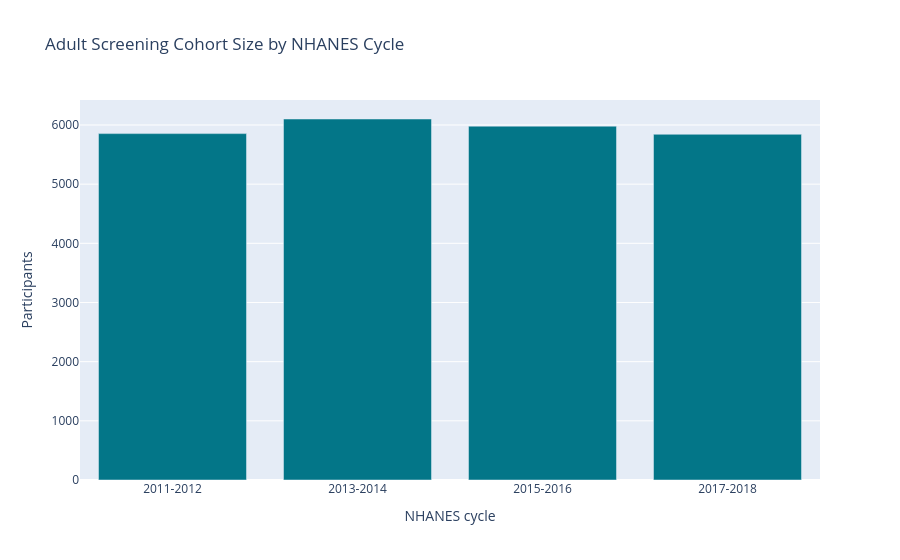
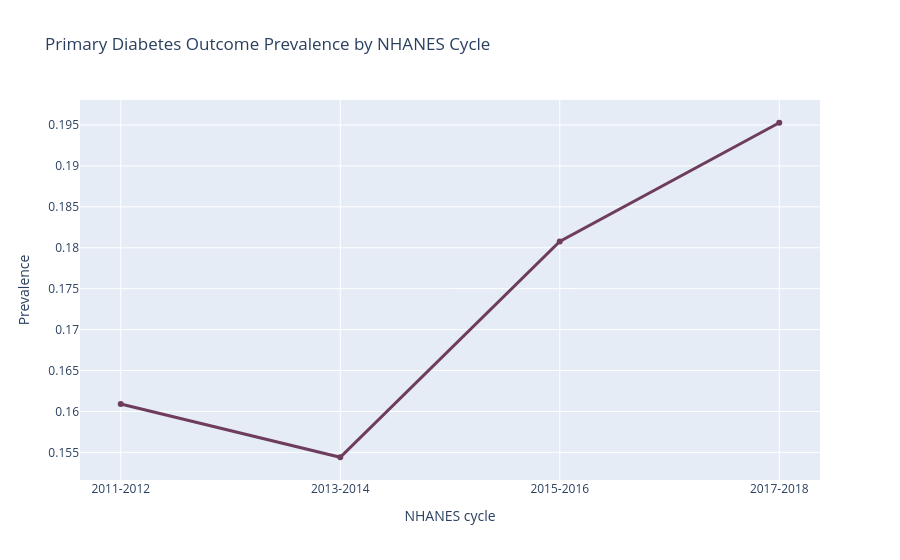
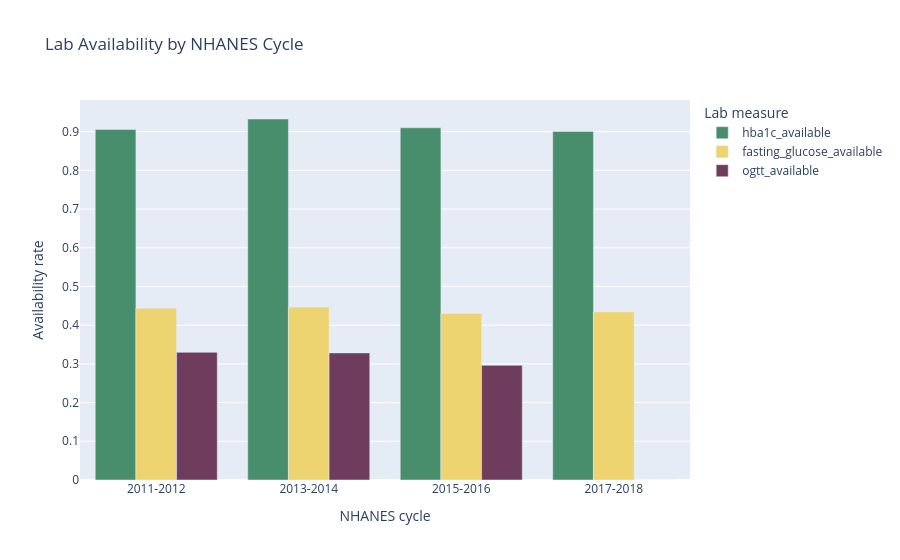

These figures' notebook cell, in order:
### Code cell
plot_df = initial_screening_cohort.copy()

cycle_summary = (
    plot_df
    .groupby("cycle", observed=True)
    .agg(
        n=("SEQN", "count"),
        diabetes_prevalence=("primary_target", "mean"),
        hba1c_available=("has_hba1c", "mean"),
        fasting_glucose_available=("has_fasting_glucose", "mean"),
        ogtt_available=("has_ogtt", "mean")
    )
    .reset_index()
)

display(cycle_summary)

cycle_summary.to_csv(TABLE_DIR / "step6_cycle_level_quality_summary.csv", index=False)

fig = px.bar(
    cycle_summary,
    x="cycle",
    y="n",
    title="Adult Screening Cohort Size by NHANES Cycle",
    labels={"n": "Participants", "cycle": "NHANES cycle"},
    color_discrete_sequence=[PROJECT_COLORS["teal_dark"]]
)

fig.show()

save_plotly_figure(fig, "step6_cohort_size_by_cycle")

fig = px.line(
    cycle_summary,
    x="cycle",
    y="diabetes_prevalence",
    markers=True,
    title="Primary Diabetes Outcome Prevalence by NHANES Cycle",
    labels={
        "diabetes_prevalence": "Prevalence",
        "cycle": "NHANES cycle"
    }
)

fig.update_traces(line=dict(color=PROJECT_COLORS["purple_dark"], width=3))

fig.show()

save_plotly_figure(fig, "step6_diabetes_prevalence_by_cycle")

lab_long = cycle_summary.melt(
    id_vars=["cycle"],
    value_vars=["hba1c_available", "fasting_glucose_available", "ogtt_available"],
    var_name="lab_measure",
    value_name="availability_rate"
)

fig = px.bar(
    lab_long,
    x="cycle",
    y="availability_rate",
    color="lab_measure",
    barmode="group",
    title="Lab Availability by NHANES Cycle",
    labels={
        "availability_rate": "Availability rate",
        "cycle": "NHANES cycle",
        "lab_measure": "Lab measure"
    },
    color_discrete_sequence=[
        PROJECT_COLORS["green_dark"],
        PROJECT_COLORS["yellow"],
        PROJECT_COLORS["purple_dark"]
    ]
)

fig.show()

save_plotly_figure(fig, "step6_lab_availability_by_cycle")

### Figure 1 — Plotly figure (JSON) as saved in the notebook; plotly's stock layout.template omitted (floating-point values rounded to 4 significant figures)
{"data": [{"hovertemplate": "NHANES cycle=%{x}<br>Participants=%{y}<extra></extra>", "legendgroup": "", "marker": {"color": "#037688", "pattern": {"shape": ""}}, "name": "", "orientation": "v", "showlegend": false, "textposition": "auto", "type": "bar", "x": ["2011-2012", "2013-2014", "2015-2016", "2017-2018"], "xaxis": "x", "y": [5854, 6101, 5980, 5843], "yaxis": "y"}], "layout": {"barmode": "relative", "legend": {"tracegroupgap": 0}, "title": {"text": "Adult Screening Cohort Size by NHANES Cycle"}, "xaxis": {"anchor": "y", "domain": [0, 1], "title": {"text": "NHANES cycle"}}, "yaxis": {"anchor": "x", "domain": [0, 1], "title": {"text": "Participants"}}}}

### Figure 2 — Plotly figure (JSON) as saved in the notebook; plotly's stock layout.template omitted (floating-point values rounded to 4 significant figures)
{"data": [{"hovertemplate": "NHANES cycle=%{x}<br>Prevalence=%{y}<extra></extra>", "legendgroup": "", "line": {"color": "#6E3C5D", "dash": "solid", "width": 3}, "marker": {"symbol": "circle"}, "mode": "lines+markers", "name": "", "orientation": "v", "showlegend": false, "type": "scatter", "x": ["2011-2012", "2013-2014", "2015-2016", "2017-2018"], "xaxis": "x", "y": [0.1609, 0.1544, 0.1808, 0.1953], "yaxis": "y"}], "layout": {"legend": {"tracegroupgap": 0}, "title": {"text": "Primary Diabetes Outcome Prevalence by NHANES Cycle"}, "xaxis": {"anchor": "y", "domain": [0, 1], "title": {"text": "NHANES cycle"}}, "yaxis": {"anchor": "x", "domain": [0, 1], "title": {"text": "Prevalence"}}}}

### Figure 3 — Plotly figure (JSON) as saved in the notebook; plotly's stock layout.template omitted (floating-point values rounded to 4 significant figures)
{"data": [{"alignmentgroup": "True", "hovertemplate": "Lab measure=hba1c_available<br>NHANES cycle=%{x}<br>Availability rate=%{y}<extra></extra>", "legendgroup": "hba1c_available", "marker": {"color": "#488D6C", "pattern": {"shape": ""}}, "name": "hba1c_available", "offsetgroup": "hba1c_available", "orientation": "v", "showlegend": true, "textposition": "auto", "type": "bar", "x": ["2011-2012", "2013-2014", "2015-2016", "2017-2018"], "xaxis": "x", "y": [0.9055, 0.9326, 0.9099, 0.9004], "yaxis": "y"}, {"alignmentgroup": "True", "hovertemplate": "Lab measure=fasting_glucose_available<br>NHANES cycle=%{x}<br>Availability rate=%{y}<extra></extra>", "legendgroup": "fasting_glucose_available", "marker": {"color": "#EED371", "pattern": {"shape": ""}}, "name": "fasting_glucose_available", "offsetgroup": "fasting_glucose_available", "orientation": "v", "showlegend": true, "textposition": "auto", "type": "bar", "x": ["2011-2012", "2013-2014", "2015-2016", "2017-2018"], "xaxis": "x", "y": [0.4438, 0.4466, 0.4303, 0.4342], "yaxis": "y"}, {"alignmentgroup": "True", "hovertemplate": "Lab measure=ogtt_available<br>NHANES cycle=%{x}<br>Availability rate=%{y}<extra></extra>", "legendgroup": "ogtt_available", "marker": {"color": "#6E3C5D", "pattern": {"shape": ""}}, "name": "ogtt_available", "offsetgroup": "ogtt_available", "orientation": "v", "showlegend": true, "textposition": "auto", "type": "bar", "x": ["2011-2012", "2013-2014", "2015-2016", "2017-2018"], "xaxis": "x", "y": [0.3299, 0.3283, 0.2962, 0.0], "yaxis": "y"}], "layout": {"barmode": "group", "legend": {"title": {"text": "Lab measure"}, "tracegroupgap": 0}, "title": {"text": "Lab Availability by NHANES Cycle"}, "xaxis": {"anchor": "y", "domain": [0, 1], "title": {"text": "NHANES cycle"}}, "yaxis": {"anchor": "x", "domain": [0, 1], "title": {"text": "Availability rate"}}}}
